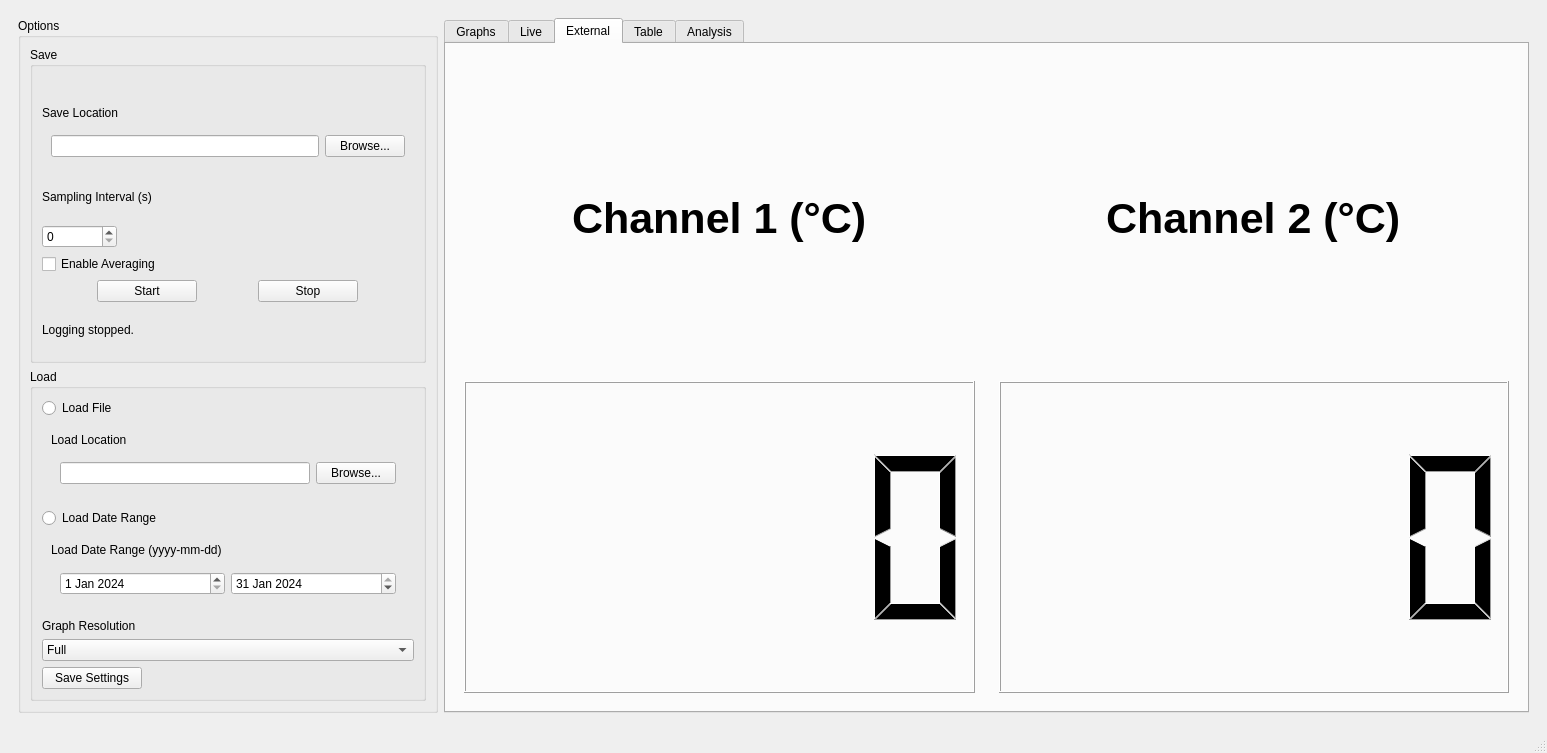
<?xml version="1.0" encoding="UTF-8"?>
<ui version="4.0">
 <class>MainWindow</class>
 <widget class="QMainWindow" name="MainWindow">
  <property name="geometry">
   <rect>
    <x>0</x>
    <y>0</y>
    <width>1388</width>
    <height>753</height>
   </rect>
  </property>
  <property name="windowTitle">
   <string>QSUM Temperature and Humidity Monitor</string>
  </property>
  <widget class="QWidget" name="centralwidget">
   <layout class="QHBoxLayout" name="horizontalLayout">
    <property name="spacing">
     <number>-1</number>
    </property>
    <item>
     <widget class="QWidget" name="widget" native="true">
      <layout class="QHBoxLayout" name="horizontalLayout_5">
       <item>
        <widget class="QGroupBox" name="optionsBox">
         <property name="title">
          <string>Options</string>
         </property>
         <layout class="QVBoxLayout" name="verticalLayout_5">
          <item>
           <widget class="QGroupBox" name="saveBox">
            <property name="title">
             <string>Save</string>
            </property>
            <layout class="QVBoxLayout" name="verticalLayout_6">
             <item alignment="Qt::AlignBottom">
              <widget class="QLabel" name="saveFileLabel">
               <property name="text">
                <string>Save Location</string>
               </property>
              </widget>
             </item>
             <item alignment="Qt::AlignTop">
              <widget class="QWidget" name="saveWidget" native="true">
               <layout class="QHBoxLayout" name="horizontalLayout_6">
                <item>
                 <widget class="QLineEdit" name="browseSaveLine">
                  <property name="minimumSize">
                   <size>
                    <width>250</width>
                    <height>0</height>
                   </size>
                  </property>
                 </widget>
                </item>
                <item>
                 <widget class="QPushButton" name="browseSave">
                  <property name="text">
                   <string>Browse...</string>
                  </property>
                 </widget>
                </item>
               </layout>
              </widget>
             </item>
             <item>
              <widget class="QLabel" name="intervalLabel">
               <property name="text">
                <string>Sampling Interval (s)</string>
               </property>
              </widget>
             </item>
             <item>
              <widget class="QSpinBox" name="intervalSpin">
               <property name="maximumSize">
                <size>
                 <width>75</width>
                 <height>16777215</height>
                </size>
               </property>
               <property name="value">
                <number>0</number>
               </property>
              </widget>
             </item>
             <item>
              <widget class="QCheckBox" name="averageCheck">
               <property name="text">
                <string>Enable Averaging</string>
               </property>
              </widget>
             </item>
             <item>
              <layout class="QHBoxLayout" name="saveButtonWidget">
               <item>
                <widget class="QPushButton" name="saveFileButton">
                 <property name="maximumSize">
                  <size>
                   <width>100</width>
                   <height>16777215</height>
                  </size>
                 </property>
                 <property name="text">
                  <string>Start</string>
                 </property>
                </widget>
               </item>
               <item>
                <widget class="QPushButton" name="stopButton">
                 <property name="maximumSize">
                  <size>
                   <width>100</width>
                   <height>16777215</height>
                  </size>
                 </property>
                 <property name="text">
                  <string>Stop</string>
                 </property>
                </widget>
               </item>
              </layout>
             </item>
             <item>
              <widget class="QLabel" name="statusLabel">
               <property name="text">
                <string>Logging stopped.</string>
               </property>
              </widget>
             </item>
            </layout>
           </widget>
          </item>
          <item>
           <widget class="QGroupBox" name="loadBox">
            <property name="enabled">
             <bool>true</bool>
            </property>
            <property name="title">
             <string>Load</string>
            </property>
            <layout class="QVBoxLayout" name="verticalLayout_7">
             <item>
              <widget class="QRadioButton" name="loadFileRadio">
               <property name="text">
                <string>Load File</string>
               </property>
              </widget>
             </item>
             <item alignment="Qt::AlignTop">
              <widget class="QWidget" name="loadFileWidget" native="true">
               <property name="enabled">
                <bool>true</bool>
               </property>
               <layout class="QVBoxLayout" name="verticalLayout_8">
                <item alignment="Qt::AlignBottom">
                 <widget class="QLabel" name="loadFileLabel">
                  <property name="text">
                   <string>Load Location</string>
                  </property>
                 </widget>
                </item>
                <item alignment="Qt::AlignTop">
                 <widget class="QWidget" name="loadWidget" native="true">
                  <layout class="QHBoxLayout" name="horizontalLayout_7">
                   <item>
                    <widget class="QLineEdit" name="browseLoadLine">
                     <property name="minimumSize">
                      <size>
                       <width>250</width>
                       <height>0</height>
                      </size>
                     </property>
                    </widget>
                   </item>
                   <item>
                    <widget class="QPushButton" name="browseLoad">
                     <property name="text">
                      <string>Browse...</string>
                     </property>
                    </widget>
                   </item>
                  </layout>
                 </widget>
                </item>
               </layout>
              </widget>
             </item>
             <item alignment="Qt::AlignTop">
              <widget class="QRadioButton" name="loadDateRadio">
               <property name="text">
                <string>Load Date Range</string>
               </property>
              </widget>
             </item>
             <item alignment="Qt::AlignTop">
              <widget class="QWidget" name="loadDateWidget" native="true">
               <layout class="QVBoxLayout" name="verticalLayout_9">
                <item alignment="Qt::AlignTop">
                 <widget class="QLabel" name="loadDateLabel">
                  <property name="text">
                   <string>Load Date Range (yyyy-mm-dd)</string>
                  </property>
                 </widget>
                </item>
                <item>
                 <widget class="QWidget" name="dateRangeWidget" native="true">
                  <layout class="QHBoxLayout" name="horizontalLayout_8">
                   <item>
                    <widget class="QDateEdit" name="startDate">
                     <property name="date">
                      <date>
                       <year>2024</year>
                       <month>1</month>
                       <day>1</day>
                      </date>
                     </property>
                    </widget>
                   </item>
                   <item>
                    <widget class="QDateEdit" name="endDate">
                     <property name="date">
                      <date>
                       <year>2024</year>
                       <month>1</month>
                       <day>31</day>
                      </date>
                     </property>
                    </widget>
                   </item>
                  </layout>
                 </widget>
                </item>
               </layout>
              </widget>
             </item>
             <item>
              <widget class="QLabel" name="resolutionLabel">
               <property name="text">
                <string>Graph Resolution</string>
               </property>
              </widget>
             </item>
             <item>
              <widget class="QComboBox" name="resolutionCombo">
               <item>
                <property name="text">
                 <string>Full</string>
                </property>
               </item>
               <item>
                <property name="text">
                 <string>Half</string>
                </property>
               </item>
               <item>
                <property name="text">
                 <string>Tenth</string>
                </property>
               </item>
              </widget>
             </item>
             <item>
              <widget class="QPushButton" name="loadFileButton">
               <property name="maximumSize">
                <size>
                 <width>100</width>
                 <height>16777215</height>
                </size>
               </property>
               <property name="text">
                <string>Save Settings</string>
               </property>
              </widget>
             </item>
            </layout>
           </widget>
          </item>
         </layout>
        </widget>
       </item>
       <item>
        <widget class="QTabWidget" name="channelTab">
         <property name="currentIndex">
          <number>2</number>
         </property>
         <widget class="QWidget" name="graphTab">
          <attribute name="title">
           <string>Graphs</string>
          </attribute>
          <layout class="QHBoxLayout" name="horizontalLayout_2">
           <item>
            <layout class="QVBoxLayout" name="verticalLayout">
             <item alignment="Qt::AlignHCenter">
              <widget class="QLabel" name="humidLabel">
               <property name="text">
                <string>Temperature Data</string>
               </property>
              </widget>
             </item>
             <item>
              <layout class="QVBoxLayout" name="tempLayout">
               <item>
                <widget class="MplCanvas" name="tempWidget" native="true"/>
               </item>
              </layout>
             </item>
             <item alignment="Qt::AlignHCenter">
              <widget class="QLabel" name="tempLabel">
               <property name="text">
                <string>Humidity Data</string>
               </property>
              </widget>
             </item>
             <item>
              <layout class="QVBoxLayout" name="humidLayout">
               <item>
                <widget class="MplCanvas" name="humidWidget" native="true"/>
               </item>
              </layout>
             </item>
            </layout>
           </item>
          </layout>
         </widget>
         <widget class="QWidget" name="liveTab">
          <attribute name="title">
           <string>Live</string>
          </attribute>
          <layout class="QHBoxLayout" name="horizontalLayout_3">
           <item>
            <widget class="QWidget" name="tempLive" native="true">
             <layout class="QVBoxLayout" name="verticalLayout_2">
              <item alignment="Qt::AlignHCenter">
               <widget class="QLabel" name="tempLiveLabel">
                <property name="font">
                 <font>
                  <pointsize>32</pointsize>
                  <bold>true</bold>
                 </font>
                </property>
                <property name="text">
                 <string>Current Temperature (°C)</string>
                </property>
               </widget>
              </item>
              <item>
               <widget class="QLCDNumber" name="curTempNumber">
                <property name="minimumSize">
                 <size>
                  <width>0</width>
                  <height>0</height>
                 </size>
                </property>
                <property name="value" stdset="0">
                 <double>0.000000000000000</double>
                </property>
               </widget>
              </item>
             </layout>
            </widget>
           </item>
           <item>
            <widget class="QWidget" name="humidLive" native="true">
             <layout class="QVBoxLayout" name="verticalLayout_3">
              <item alignment="Qt::AlignHCenter">
               <widget class="QLabel" name="humidLiveLabel">
                <property name="font">
                 <font>
                  <pointsize>32</pointsize>
                  <bold>true</bold>
                 </font>
                </property>
                <property name="text">
                 <string>Current rel. Humidity (%)</string>
                </property>
               </widget>
              </item>
              <item>
               <widget class="QLCDNumber" name="curHumidNumber">
                <property name="minimumSize">
                 <size>
                  <width>0</width>
                  <height>0</height>
                 </size>
                </property>
                <property name="value" stdset="0">
                 <double>0.000000000000000</double>
                </property>
               </widget>
              </item>
             </layout>
            </widget>
           </item>
          </layout>
         </widget>
         <widget class="QWidget" name="tab">
          <attribute name="title">
           <string>External</string>
          </attribute>
          <layout class="QHBoxLayout" name="horizontalLayout_3">
           <item>
            <widget class="QWidget" name="ch1Live" native="true">
             <layout class="QVBoxLayout" name="verticalLayout_2">
              <item alignment="Qt::AlignHCenter">
               <widget class="QLabel" name="ch1Label">
                <property name="font">
                 <font>
                  <pointsize>32</pointsize>
                  <bold>true</bold>
                 </font>
                </property>
                <property name="text">
                 <string>Channel 1 (°C)</string>
                </property>
               </widget>
              </item>
              <item>
               <widget class="QLCDNumber" name="ch1Number">
                <property name="minimumSize">
                 <size>
                  <width>0</width>
                  <height>0</height>
                 </size>
                </property>
                <property name="value" stdset="0">
                 <double>0.000000000000000</double>
                </property>
               </widget>
              </item>
             </layout>
            </widget>
           </item>
           <item>
            <widget class="QWidget" name="ch2Live" native="true">
             <layout class="QVBoxLayout" name="verticalLayout_3">
              <item alignment="Qt::AlignHCenter">
               <widget class="QLabel" name="ch2Label">
                <property name="font">
                 <font>
                  <pointsize>32</pointsize>
                  <bold>true</bold>
                 </font>
                </property>
                <property name="text">
                 <string>Channel 2 (°C)</string>
                </property>
               </widget>
              </item>
              <item>
               <widget class="QLCDNumber" name="ch2Number">
                <property name="minimumSize">
                 <size>
                  <width>0</width>
                  <height>0</height>
                 </size>
                </property>
                <property name="value" stdset="0">
                 <double>0.000000000000000</double>
                </property>
               </widget>
              </item>
             </layout>
            </widget>
           </item>
          </layout>
         </widget>
         <widget class="QWidget" name="tableTab">
          <attribute name="title">
           <string>Table</string>
          </attribute>
          <layout class="QHBoxLayout" name="horizontalLayout_4">
           <item>
            <widget class="QTableWidget" name="tableWidget">
             <property name="editTriggers">
              <set>QAbstractItemView::NoEditTriggers</set>
             </property>
             <property name="rowCount">
              <number>0</number>
             </property>
             <property name="columnCount">
              <number>5</number>
             </property>
             <attribute name="horizontalHeaderCascadingSectionResizes">
              <bool>true</bool>
             </attribute>
             <attribute name="horizontalHeaderDefaultSectionSize">
              <number>175</number>
             </attribute>
             <attribute name="horizontalHeaderStretchLastSection">
              <bool>false</bool>
             </attribute>
             <attribute name="verticalHeaderVisible">
              <bool>false</bool>
             </attribute>
             <column/>
             <column/>
             <column/>
             <column/>
             <column/>
            </widget>
           </item>
          </layout>
         </widget>
         <widget class="QWidget" name="analysisTab">
          <attribute name="title">
           <string>Analysis</string>
          </attribute>
          <layout class="QVBoxLayout" name="verticalLayout_10">
           <item>
            <layout class="QVBoxLayout" name="analysisWidget"/>
           </item>
           <item>
            <layout class="QHBoxLayout" name="generateLayout">
             <property name="spacing">
              <number>0</number>
             </property>
             <property name="rightMargin">
              <number>0</number>
             </property>
             <item>
              <widget class="QPushButton" name="analysisButton">
               <property name="maximumSize">
                <size>
                 <width>100</width>
                 <height>16777215</height>
                </size>
               </property>
               <property name="text">
                <string>Generate</string>
               </property>
              </widget>
             </item>
             <item alignment="Qt::AlignRight">
              <widget class="QLabel" name="axisLabel">
               <property name="text">
                <string>Axis Settings:</string>
               </property>
              </widget>
             </item>
             <item alignment="Qt::AlignLeft">
              <widget class="QComboBox" name="axisCombo">
               <property name="maximumSize">
                <size>
                 <width>150</width>
                 <height>16777215</height>
                </size>
               </property>
               <item>
                <property name="text">
                 <string>Linear</string>
                </property>
               </item>
               <item>
                <property name="text">
                 <string>Semi Log x</string>
                </property>
               </item>
               <item>
                <property name="text">
                 <string>Semi Log y</string>
                </property>
               </item>
               <item>
                <property name="text">
                 <string>Log Log</string>
                </property>
               </item>
              </widget>
             </item>
             <item alignment="Qt::AlignRight">
              <widget class="QLabel" name="welchLabel">
               <property name="maximumSize">
                <size>
                 <width>150</width>
                 <height>16777215</height>
                </size>
               </property>
               <property name="text">
                <string>Welch Split:</string>
               </property>
              </widget>
             </item>
             <item>
              <widget class="QComboBox" name="welchCombo">
               <property name="maximumSize">
                <size>
                 <width>100</width>
                 <height>16777215</height>
                </size>
               </property>
               <item>
                <property name="text">
                 <string>1</string>
                </property>
               </item>
               <item>
                <property name="text">
                 <string>2</string>
                </property>
               </item>
               <item>
                <property name="text">
                 <string>3</string>
                </property>
               </item>
               <item>
                <property name="text">
                 <string>4</string>
                </property>
               </item>
               <item>
                <property name="text">
                 <string>8</string>
                </property>
               </item>
               <item>
                <property name="text">
                 <string>16</string>
                </property>
               </item>
              </widget>
             </item>
            </layout>
           </item>
          </layout>
         </widget>
        </widget>
       </item>
      </layout>
     </widget>
    </item>
   </layout>
  </widget>
  <widget class="QStatusBar" name="statusBar"/>
 </widget>
 <customwidgets>
  <customwidget>
   <class>MplCanvas</class>
   <extends>QWidget</extends>
   <header>app</header>
   <container>1</container>
  </customwidget>
 </customwidgets>
 <resources/>
 <connections/>
</ui>
